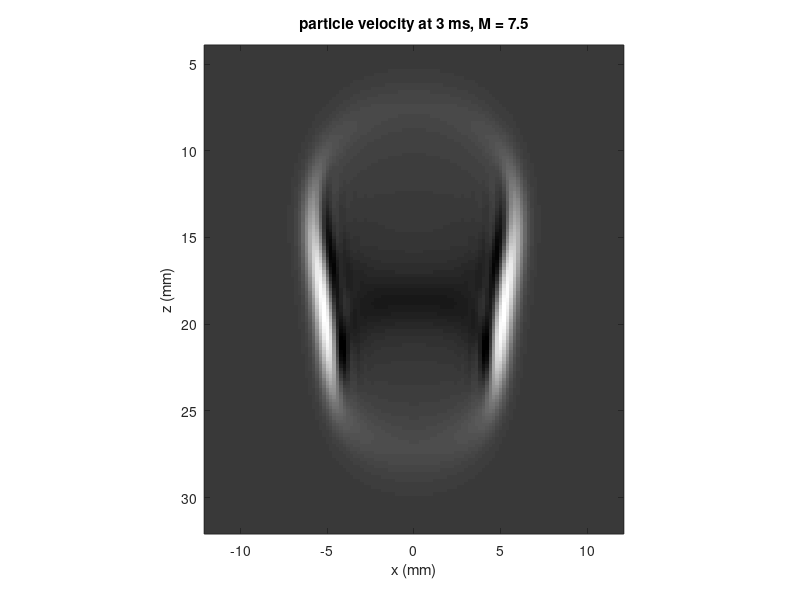

The MATLAB source for this figure:
%% m30_supersonic_mach.m
% Purpose : Supersonic shear source. 2D finite-difference (leapfrog) solution
%           of the scalar elastic shear-wave equation in the imaging plane:
%           pushes 2 mm apart along the beam axis, each lasting 2 mm / V, so
%           the source moves at V. Measures the lateral time-to-peak speed on
%           the row crossed by the plane part of the front and compares with
%           c_s / cos(phi), sin(phi) = 1/M (30.9).
% Change  : cs, Vlist, n (number of foci).
% Expect  : c_s = 2 m/s, 5 foci: V = 15 m/s (M = 7.5, phi = 7.7 deg) reads
%           about 2.0 m/s; V = 5 m/s (M = 2.5, phi = 23.6 deg) about 2.2 m/s;
%           V = 3 m/s (M = 1.5, phi = 41.8 deg) about 2.7-2.8 m/s.
rng(1);
rho = 1000; cs = 2; n = 5; dx = 0.2e-3; nx = 121; nz = 141; x0 = -12e-3; z0 = 4e-3;
X = x0 + (0:nx-1)*dx; Zc = z0 + (0:nz-1)'*dx; [XX, ZZ] = meshgrid(X, Zc);
tRec = 0.1e-3; nRec = 80; sp = 14;
id = min(min(repmat(0:nx-1, nz, 1), repmat(nx-1:-1:0, nz, 1)), min(repmat((0:nz-1)', 1, nx), repmat((nz-1:-1:0)', 1, nx)));
dmp = max(0, sp - id)/sp;
Vlist = [15 5 3];
for V = Vlist
  dzp = 2e-3; Tp = dzp/V; zs = 18e-3 + ((0:n-1) - (n-1)/2)*dzp;
  nsub = ceil(tRec/(0.6*dx/(cs*sqrt(2)))); dt = tRec/nsub; damp = exp(-dmp.^2*4*cs*dt/(sp*dx)*3);
  u = zeros(nz, nx); v = u; fr = zeros(nz, nx, nRec); t = 0; mu = rho*cs^2;
  G = zeros(nz, nx, n); for k = 1:n, G(:,:,k) = exp(-XX.^2/(2*(0.3e-3)^2) - (ZZ - zs(k)).^2/(2*(1.2e-3)^2)); end
  for r = 1:nRec
    for s = 1:nsub
      k = floor(t/Tp) + 1; f = zeros(nz, nx); if k <= n, f = G(:,:,k); end
      L = ([u(:,2:end) zeros(nz,1)] + [zeros(nz,1) u(:,1:end-1)] + [u(2:end,:); zeros(1,nx)] + [zeros(1,nx); u(1:end-1,:)] - 4*u)/dx^2;
      v = (v + dt/rho*(mu*L + 1e4*f)).*damp; u = u + dt*v; t = t + dt;
    end
    fr(:,:,r) = u;
  end
  M = V/cs; phi = asin(1/M); zrow = min(30e-3, 18e-3 + 5.5e-3/sqrt(M^2 - 1)); jr = round((zrow - z0)/dx) + 1;
  cols = (61 + 15):2:(61 + 40); tp = zeros(size(cols));
  for q = 1:numel(cols)
    vel = squeeze(diff(fr(jr, cols(q), :))); [~, im] = max(vel); d = 0;
    if im > 1 && im < numel(vel), a = vel(im-1); b = vel(im); g = vel(im+1); den = a - 2*b + g; if den < 0, d = 0.5*(a - g)/den; end, end
    tp(q) = (im + d - 0.5)*tRec;
  end
  p = polyfit(X(cols), tp, 1);
  fprintf('V = %4.1f m/s: M = %.2f, phi = %.1f deg, row z = %.1f mm, lateral TTP speed = %.2f m/s, c_s/cos(phi) = %.2f m/s\n', V, M, phi*180/pi, zrow*1e3, 1/p(1), cs/cos(phi));
  if V == Vlist(1), figure(1); imagesc(X*1e3, Zc*1e3, fr(:,:,31) - fr(:,:,30)); axis image; colormap(gray); xlabel('x (mm)'); ylabel('z (mm)'); title(sprintf('particle velocity at 3 ms, M = %.1f', M)); end
end
